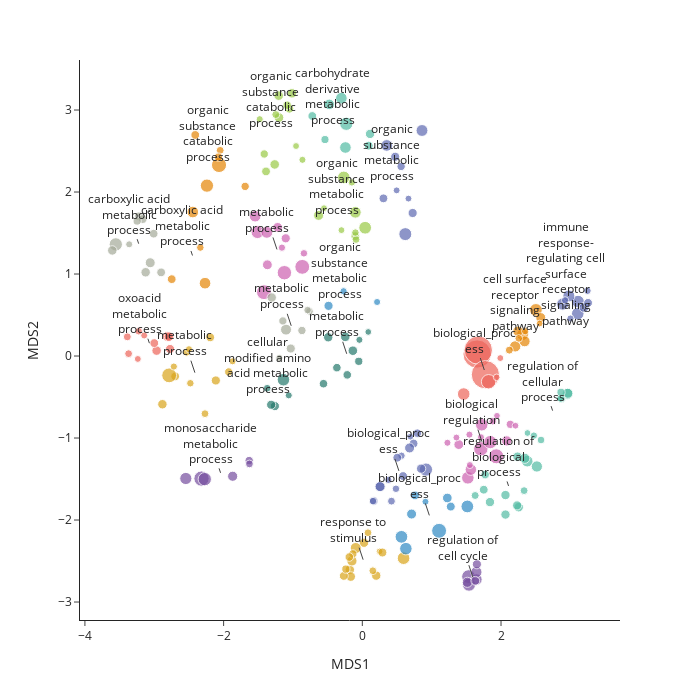

Notebook cell for this chart:
### Code cell
data = create_plotly_data(X_transformed, hue, go_datasets[0], godag)
plot_interactive_enrichment_mds(data, labels, centers, names)

### Figure 1 — Plotly figure (JSON) as saved in the notebook; plotly's stock layout.template omitted (floating-point values rounded to 4 significant figures)
{"data": [{"customdata": [["glucuronate catabolic process", "0", 3.995], ["glucuronate catabolic process to xylulose 5-phosphate", "0", 3.995], ["dicarboxylic acid catabolic process", "0", 2.245], ["N-acetylneuraminate metabolic process", "0", 1.663]], "hovertemplate": "Term=%{customdata[0]}<extra></extra>", "legendgroup": "0", "marker": {"color": "rgb(229, 134, 6)", "size": [3.995, 3.995, 2.245, 1.663], "sizemode": "area", "sizeref": 0.05875, "symbol": "circle"}, "mode": "markers", "name": "0", "orientation": "v", "showlegend": true, "type": "scatter", "x": [-2.268, -2.444, -2.748, -2.336], "xaxis": "x", "y": [0.8883, 1.756, 0.9374, 1.323], "yaxis": "y"}, {"customdata": [["fructose catabolic process", "2", 3.995], ["glycerol metabolic process", "2", 4.947], ["glycerol biosynthetic process", "2", 2.471], ["glycoside metabolic process", "2", 2.276], ["amino sugar biosynthetic process", "2", 2.452], ["hexose biosynthetic process", "2", 4.155], ["N-acetylglucosamine metabolic process", "2", 2.047], ["glucan biosynthetic process", "2", 1.39], ["glycogen biosynthetic process", "2", 1.39]], "hovertemplate": "Term=%{customdata[0]}<extra></extra>", "legendgroup": "2", "marker": {"color": "rgb(93, 105, 177)", "size": [3.995, 4.947, 2.471, 2.276, 2.452, 4.155, 2.047, 1.39, 1.39], "sizemode": "area", "sizeref": 0.05875, "symbol": "circle"}, "mode": "markers", "name": "2", "orientation": "v", "showlegend": true, "type": "scatter", "x": [0.3529, 0.6201, 0.7258, 0.3044, 0.4742, 0.8605, 0.5598, 0.6655, 0.4948], "xaxis": "x", "y": [2.568, 1.487, 1.744, 1.923, 2.43, 2.75, 2.312, 1.92, 2.02], "yaxis": "y"}, {"customdata": [["fructose catabolic process to hydroxyacetone phosphate and glyceraldehyde-3-phosphate", "15", 3.995], ["amino sugar catabolic process", "15", 3.273], ["glycosyl compound catabolic process", "15", 2.276], ["UDP-N-acetylglucosamine biosynthetic process", "15", 2.564], ["glycolipid metabolic process", "15", 5.173], ["glycoside catabolic process", "15", 1.917], ["UDP-N-acetylglucosamine metabolic process", "15", 2.316], ["glycosphingolipid metabolic process", "15", 3.959]], "hovertemplate": "Term=%{customdata[0]}<extra></extra>", "legendgroup": "15", "marker": {"color": "rgb(82, 188, 163)", "size": [3.995, 3.273, 2.276, 2.564, 5.173, 1.917, 2.316, 3.959], "sizemode": "area", "sizeref": 0.05875, "symbol": "circle"}, "mode": "markers", "name": "15", "orientation": "v", "showlegend": true, "type": "scatter", "x": [-0.3021, -0.4773, -0.7212, 0.1113, -0.2309, -0.5383, 0.09208, -0.2437], "xaxis": "x", "y": [3.145, 3.069, 2.927, 2.709, 2.832, 2.64, 2.565, 2.543], "yaxis": "y"}, {"customdata": [["xylulose 5-phosphate biosynthetic process", "19", 3.995], ["glyceraldehyde-3-phosphate metabolic process", "19", 4.76], ["nucleotide-sugar biosynthetic process", "19", 4.703], ["glycerol-3-phosphate metabolic process", "19", 2.276], ["fructose 1,6-bisphosphate metabolic process", "19", 1.784], ["fructose 6-phosphate metabolic process", "19", 1.663], ["pentose-phosphate shunt", "19", 1.39], ["sphingolipid metabolic process", "19", 2.925], ["glycosaminoglycan metabolic process", "19", 1.559], ["glycerophospholipid metabolic process", "19", 1.369]], "hovertemplate": "Term=%{customdata[0]}<extra></extra>", "legendgroup": "19", "marker": {"color": "rgb(153, 201, 69)", "size": [3.995, 4.76, 4.703, 2.276, 1.784, 1.663, 1.39, 2.925, 1.559, 1.369], "sizemode": "area", "sizeref": 0.05875, "symbol": "circle"}, "mode": "markers", "name": "19", "orientation": "v", "showlegend": true, "type": "scatter", "x": [-0.09994, 0.0408, -0.267, -0.1007, -0.09032, -0.09966, -0.301, -0.6302, -0.1506, -0.5524], "xaxis": "x", "y": [1.753, 1.564, 2.178, 1.462, 1.421, 1.505, 1.535, 1.715, 2.117, 1.803], "yaxis": "y"}, {"customdata": [["proteasomal ubiquitin-independent protein catabolic process", "12", 6.474], ["peptide catabolic process", "12", 4.927], ["hydrogen peroxide catabolic process", "12", 2.479], ["phosphate-containing compound metabolic process", "12", 6.11], ["proteolysis", "12", 6.527], ["anaphase-promoting complex-dependent catabolic process", "12", 4.155], ["lipoprotein catabolic process", "12", 1.56], ["organophosphate biosynthetic process", "12", 2.831], ["sulfur compound catabolic process", "12", 2.768], ["SCF-dependent proteasomal ubiquitin-dependent protein catabolic process", "12", 3.949], ["NAD biosynthetic process", "12", 1.663]], "hovertemplate": "Term=%{customdata[0]}<extra></extra>", "legendgroup": "12", "marker": {"color": "rgb(204, 97, 176)", "size": [6.474, 4.927, 2.479, 6.11, 6.527, 4.155, 1.56, 2.831, 2.768, 3.949, 1.663], "sizemode": "area", "sizeref": 0.05875, "symbol": "circle"}, "mode": "markers", "name": "12", "orientation": "v", "showlegend": true, "type": "scatter", "x": [-0.866, -1.511, -1.104, -1.124, -1.418, -1.376, -1.159, -1.369, -1.221, -1.546, -0.842], "xaxis": "x", "y": [1.087, 1.511, 1.435, 1.016, 0.7788, 1.508, 1.322, 1.113, 1.569, 1.705, 1.253], "yaxis": "y"}, {"customdata": [["carnitine biosynthetic process", "24", 2.471], ["amino-acid betaine biosynthetic process", "24", 2.471], ["folic acid-containing compound metabolic process", "24", 4.619], ["carnitine metabolic process", "24", 1.474], ["cellular modified amino acid biosynthetic process", "24", 1.729]], "hovertemplate": "Term=%{customdata[0]}<extra></extra>", "legendgroup": "24", "marker": {"color": "rgb(36, 121, 108)", "size": [2.471, 2.471, 4.619, 1.474, 1.729], "sizemode": "area", "sizeref": 0.05875, "symbol": "circle"}, "mode": "markers", "name": "24", "orientation": "v", "showlegend": true, "type": "scatter", "x": [-1.261, -1.315, -1.137, -1.061, -1.371], "xaxis": "x", "y": [-0.6109, -0.5941, -0.2887, -0.4795, -0.3926], "yaxis": "y"}, {"customdata": [["oxaloacetate metabolic process", "6", 2.471], ["aspartate metabolic process", "6", 2.276], ["dicarboxylic acid metabolic process", "6", 6.488], ["L-phenylalanine metabolic process", "6", 1.784], ["oligosaccharide catabolic process", "6", 1.784], ["folic acid metabolic process", "6", 2.637], ["dicarboxylic acid biosynthetic process", "6", 1.663], ["sulfur amino acid metabolic process", "6", 2.276], ["tricarboxylic acid metabolic process", "6", 1.474], ["glycine metabolic process", "6", 1.474], ["water-soluble vitamin metabolic process", "6", 2.005], ["pyruvate metabolic process", "6", 1.522]], "hovertemplate": "Term=%{customdata[0]}<extra></extra>", "legendgroup": "6", "marker": {"color": "rgb(218, 165, 27)", "size": [2.471, 2.276, 6.488, 1.784, 1.784, 2.637, 1.663, 2.276, 1.474, 1.474, 2.005, 1.522], "sizemode": "area", "sizeref": 0.05875, "symbol": "circle"}, "mode": "markers", "name": "6", "orientation": "v", "showlegend": true, "type": "scatter", "x": [-2.112, -2.699, -2.785, -2.533, -2.269, -2.883, -2.479, -2.193, -1.872, -2.499, -1.926, -2.718], "xaxis": "x", "y": [-0.2983, -0.2481, -0.2358, 0.04546, -0.7029, -0.5882, -0.3319, 0.2276, -0.06425, 0.08316, -0.1937, -0.1286], "yaxis": "y"}, {"customdata": [["pyridine-containing compound metabolic process", "11", 2.471], ["angiotensin maturation", "11", 1.474], ["retinoid metabolic process", "11", 1.564]], "hovertemplate": "Term=%{customdata[0]}<extra></extra>", "legendgroup": "11", "marker": {"color": "rgb(47, 138, 196)", "size": [2.471, 1.474, 1.564], "sizemode": "area", "sizeref": 0.05875, "symbol": "circle"}, "mode": "markers", "name": "11", "orientation": "v", "showlegend": true, "type": "scatter", "x": [-0.487, 0.2131, -0.27], "xaxis": "x", "y": [0.6118, 0.6588, 0.7897], "yaxis": "y"}, {"customdata": [["fructose metabolic process", "20", 3.029], ["hexose metabolic process", "20", 6.865], ["pentose metabolic process", "20", 2.074], ["glucose metabolic process", "20", 5.21], ["gluconeogenesis", "20", 4.378], ["galactose metabolic process", "20", 1.784]], "hovertemplate": "Term=%{customdata[0]}<extra></extra>", "legendgroup": "20", "marker": {"color": "rgb(118, 78, 159)", "size": [3.029, 6.865, 2.074, 5.21, 4.378, 1.784], "sizemode": "area", "sizeref": 0.05875, "symbol": "circle"}, "mode": "markers", "name": "20", "orientation": "v", "showlegend": true, "type": "scatter", "x": [-1.87, -2.319, -1.631, -2.272, -2.545, -1.628], "xaxis": "x", "y": [-1.466, -1.495, -1.275, -1.502, -1.493, -1.316], "yaxis": "y"}, {"customdata": [["neutrophil degranulation", "23", 23.5], ["neutrophil activation involved in immune response", "23", 23.5], ["neutrophil mediated immunity", "23", 23.5], ["antigen processing and presentation of exogenous peptide antigen via MHC class I, TAP-dependent", "23", 6.159], ["NIK/NF-kappaB signaling", "23", 4.651], ["semaphorin-plexin signaling pathway involved in neuron projection guidance", "23", 1.39], ["antigen processing and presentation of endogenous peptide antigen", "23", 1.309]], "hovertemplate": "Term=%{customdata[0]}<extra></extra>", "legendgroup": "23", "marker": {"color": "rgb(237, 100, 90)", "size": [23.5, 23.5, 23.5, 6.159, 4.651, 1.39, 1.309], "sizemode": "area", "sizeref": 0.05875, "symbol": "circle"}, "mode": "markers", "name": "23", "orientation": "v", "showlegend": true, "type": "scatter", "x": [1.655, 1.673, 1.775, 1.821, 1.462, 1.99, 1.937], "xaxis": "x", "y": [0.02438, 0.07204, -0.2279, -0.314, -0.4635, -0.02492, -0.2597], "yaxis": "y"}, {"customdata": [["tyrosine catabolic process", "18", 2.276], ["aromatic amino acid family catabolic process", "18", 2.928], ["aspartate family amino acid catabolic process", "18", 2.637], ["cellular amino acid catabolic process", "18", 5.173], ["alpha-amino acid catabolic process", "18", 2.635], ["canonical glycolysis", "18", 2.276], ["glucose catabolic process to pyruvate", "18", 2.276], ["glycolytic process through glucose-6-phosphate", "18", 2.222], ["carboxylic acid catabolic process", "18", 1.474], ["glycolytic process", "18", 1.971]], "hovertemplate": "Term=%{customdata[0]}<extra></extra>", "legendgroup": "18", "marker": {"color": "rgb(165, 170, 153)", "size": [2.276, 2.928, 2.637, 5.173, 2.635, 2.276, 2.276, 2.222, 1.474, 1.971], "sizemode": "area", "sizeref": 0.05875, "symbol": "circle"}, "mode": "markers", "name": "18", "orientation": "v", "showlegend": true, "type": "scatter", "x": [-2.901, -3.058, -3.124, -3.555, -3.605, -3.221, -3.167, -3.009, -3.362, -3.247], "xaxis": "x", "y": [1.02, 1.138, 1.021, 1.361, 1.287, 1.703, 1.67, 1.492, 1.363, 1.646], "yaxis": "y"}, {"customdata": [["N-acetylneuraminate catabolic process", "22", 2.276], ["organonitrogen compound catabolic process", "22", 6.712], ["carbohydrate catabolic process", "22", 5.173], ["nucleotide catabolic process", "22", 2.047], ["protein catabolic process", "22", 1.802], ["proteasomal protein catabolic process", "22", 1.974]], "hovertemplate": "Term=%{customdata[0]}<extra></extra>", "legendgroup": "22", "marker": {"color": "rgb(229, 134, 6)", "size": [2.276, 6.712, 5.173, 2.047, 1.802, 1.974], "sizemode": "area", "sizeref": 0.05875, "symbol": "circle"}, "mode": "markers", "name": "22", "orientation": "v", "showlegend": true, "type": "scatter", "x": [-2.409, -2.066, -2.24, -1.689, -2.049, -2.074], "xaxis": "x", "y": [2.696, 2.33, 2.078, 2.069, 2.509, 2.426], "yaxis": "y"}, {"customdata": [["inclusion body assembly", "17", 2.276], ["pre-replicative complex assembly", "17", 5.173], ["lytic vacuole organization", "17", 3.237], ["Arp2/3 complex-mediated actin nucleation", "17", 2.143], ["membrane raft organization", "17", 2.143], ["phagosome maturation", "17", 2.945], ["lysosome organization", "17", 2.896], ["actin filament depolymerization", "17", 1.56], ["vesicle transport along actin filament", "17", 1.793], ["transferrin transport", "17", 2.297], ["actin nucleation", "17", 1.663], ["actin filament-based transport", "17", 1.663], ["cellular protein catabolic process", "17", 2.543], ["protein homotetramerization", "17", 1.626], ["protein-DNA complex assembly", "17", 2.276], ["cell-cell junction organization", "17", 1.317]], "hovertemplate": "Term=%{customdata[0]}<extra></extra>", "legendgroup": "17", "marker": {"color": "rgb(93, 105, 177)", "size": [2.276, 5.173, 3.237, 2.143, 2.143, 2.945, 2.896, 1.56, 1.793, 2.297, 1.663, 1.663, 2.543, 1.626, 2.276, 1.317], "sizemode": "area", "sizeref": 0.05875, "symbol": "circle"}, "mode": "markers", "name": "17", "orientation": "v", "showlegend": true, "type": "scatter", "x": [0.7391, 0.9177, 0.2561, 0.1646, 0.7936, 0.6815, 0.2561, 0.3755, 0.4203, 0.5878, 0.154, 0.4851, 0.848, 0.5649, 0.5043, 0.6929], "xaxis": "x", "y": [-1.067, -1.385, -1.592, -1.768, -0.9409, -1.121, -1.592, -1.512, -1.77, -1.464, -1.769, -1.619, -1.373, -1.216, -1.24, -0.9836], "yaxis": "y"}, {"customdata": [["negative regulation of establishment of protein localization to mitochondrion", "13", 2.276], ["positive regulation of establishment of protein localization to telomere", "13", 2.681], ["regulation of establishment of protein localization to telomere", "13", 2.564], ["regulation of protein localization to Cajal body", "13", 2.564], ["positive regulation of protein localization to Cajal body", "13", 2.564], ["positive regulation of protein localization to chromosome, telomeric region", "13", 2.452], ["positive regulation of telomerase RNA localization to Cajal body", "13", 2.143], ["regulation of telomerase RNA localization to Cajal body", "13", 1.866], ["positive regulation of establishment of protein localization", "13", 1.793], ["regulation of mRNA catabolic process", "13", 3.939], ["regulation of mRNA stability", "13", 3.725], ["regulation of macroautophagy", "13", 2.546], ["regulation of autophagy", "13", 3.054]], "hovertemplate": "Term=%{customdata[0]}<extra></extra>", "legendgroup": "13", "marker": {"color": "rgb(82, 188, 163)", "size": [2.276, 2.681, 2.564, 2.564, 2.564, 2.452, 2.143, 1.866, 1.793, 3.939, 3.725, 2.546, 3.054], "sizemode": "area", "sizeref": 0.05875, "symbol": "circle"}, "mode": "markers", "name": "13", "orientation": "v", "showlegend": true, "type": "scatter", "x": [1.751, 2.254, 2.064, 1.841, 2.064, 2.232, 1.771, 1.627, 2.333, 2.378, 2.517, 2.237, 2.343], "xaxis": "x", "y": [-1.63, -1.843, -1.933, -1.781, -1.695, -1.822, -1.446, -1.701, -1.641, -1.282, -1.347, -1.227, -1.247], "yaxis": "y"}, {"customdata": [["glycosylceramide catabolic process", "7", 2.276], ["glycosphingolipid catabolic process", "7", 2.681], ["membrane lipid catabolic process", "7", 2.681], ["ganglioside catabolic process", "7", 2.074], ["carbohydrate derivative catabolic process", "7", 2.637], ["ceramide catabolic process", "7", 2.047], ["phospholipid catabolic process", "7", 2.276], ["nucleoside catabolic process", "7", 1.474], ["keratan sulfate catabolic process", "7", 1.474], ["chondroitin sulfate catabolic process", "7", 1.39], ["glycosaminoglycan catabolic process", "7", 2.681], ["aminoglycan catabolic process", "7", 1.849]], "hovertemplate": "Term=%{customdata[0]}<extra></extra>", "legendgroup": "7", "marker": {"color": "rgb(153, 201, 69)", "size": [2.276, 2.681, 2.681, 2.074, 2.637, 2.047, 2.276, 1.474, 1.474, 1.39, 2.681, 1.849], "sizemode": "area", "sizeref": 0.05875, "symbol": "circle"}, "mode": "markers", "name": "7", "orientation": "v", "showlegend": true, "type": "scatter", "x": [-1.051, -1.206, -1.264, -1.084, -1.015, -1.414, -1.388, -1.479, -0.8633, -0.9555, -1.201, -1.247], "xaxis": "x", "y": [3.016, 3.176, 2.336, 3.059, 3.204, 2.464, 2.251, 2.888, 2.393, 2.561, 2.908, 2.945], "yaxis": "y"}, {"customdata": [["regulation of cellular amino acid metabolic process", "3", 6.626], ["regulation of cellular amine metabolic process", "3", 6.138], ["regulation of cellular ketone metabolic process", "3", 5.173], ["regulation of hematopoietic progenitor cell differentiation", "3", 4.624], ["regulation of establishment of planar polarity", "3", 4.651], ["regulation of stem cell differentiation", "3", 3.863], ["regulation of plasminogen activation", "3", 1.474], ["regulation of angiotensin levels in blood", "3", 1.474], ["positive regulation of nitric oxide metabolic process", "3", 2.025], ["regulation of primary metabolic process", "3", 3.046], ["regulation of proteolysis involved in cellular protein catabolic process", "3", 1.433], ["regulation of cholesterol transport", "3", 1.433], ["positive regulation of nitric oxide biosynthetic process", "3", 1.331], ["protein stabilization", "3", 2.823], ["regulation of axonogenesis", "3", 1.663], ["regulation of mitochondrial membrane potential", "3", 1.41], ["positive regulation of stress fiber assembly", "3", 1.304]], "hovertemplate": "Term=%{customdata[0]}<extra></extra>", "legendgroup": "3", "marker": {"color": "rgb(204, 97, 176)", "size": [6.626, 6.138, 5.173, 4.624, 4.651, 3.863, 1.474, 1.474, 2.025, 3.046, 1.433, 1.433, 1.331, 2.823, 1.663, 1.41, 1.304], "sizemode": "area", "sizeref": 0.05875, "symbol": "circle"}, "mode": "markers", "name": "3", "orientation": "v", "showlegend": true, "type": "scatter", "x": [1.932, 1.709, 1.845, 1.722, 1.522, 1.565, 1.545, 1.227, 2.134, 2.081, 1.711, 1.551, 2.209, 1.391, 1.88, 1.357, 1.942], "xaxis": "x", "y": [-1.223, -1.131, -1.049, -0.8378, -1.485, -1.385, -0.9584, -1.058, -0.8328, -1.035, -0.9897, -1.33, -0.8498, -1.08, -0.7945, -0.9942, -0.7285], "yaxis": "y"}, {"customdata": [["removal of superoxide radicals", "16", 2.681], ["mycotoxin metabolic process", "16", 2.143], ["aflatoxin metabolic process", "16", 2.143], ["organic heteropentacyclic compound metabolic process", "16", 2.143], ["hydrogen peroxide metabolic process", "16", 2.681], ["ethanol oxidation", "16", 1.474], ["neurotransmitter biosynthetic process", "16", 1.309], ["glutathione metabolic process", "16", 1.984], ["DNA-dependent DNA replication", "16", 2.591]], "hovertemplate": "Term=%{customdata[0]}<extra></extra>", "legendgroup": "16", "marker": {"color": "rgb(36, 121, 108)", "size": [2.681, 2.143, 2.143, 2.143, 2.681, 1.474, 1.309, 1.984, 2.591], "sizemode": "area", "sizeref": 0.05875, "symbol": "circle"}, "mode": "markers", "name": "16", "orientation": "v", "showlegend": true, "type": "scatter", "x": [-0.1367, -0.2171, -0.5599, -0.3668, -0.2456, -0.04202, 0.08538, -0.05149, -0.4918], "xaxis": "x", "y": [0.06475, -0.2297, -0.3373, -0.1418, 0.2343, 0.1974, 0.2935, -0.06464, 0.2287], "yaxis": "y"}, {"customdata": [["cellular response to superoxide", "8", 2.564], ["regulation of transcription from RNA polymerase II promoter in response to stress", "8", 4.687], ["cellular response to hypoxia", "8", 3.629], ["response to chemokine", "8", 1.309], ["response to unfolded protein", "8", 2.359], ["cellular response to amino acid starvation", "8", 2.607], ["response to amino acid starvation", "8", 2.57], ["cellular response to insulin stimulus", "8", 3.062], ["cellular response to oxidative stress", "8", 2.681], ["cellular response to interleukin-12", "8", 1.779], ["cellular response to chemical stress", "8", 2.331], ["response to insulin", "8", 1.779], ["cellular response to interleukin-1", "8", 2.047], ["cellular response to tumor necrosis factor", "8", 2.155], ["cellular response to starvation", "8", 1.993]], "hovertemplate": "Term=%{customdata[0]}<extra></extra>", "legendgroup": "8", "marker": {"color": "rgb(218, 165, 27)", "size": [2.564, 4.687, 3.629, 1.309, 2.359, 2.607, 2.57, 3.062, 2.681, 1.779, 2.331, 1.779, 2.047, 2.155, 1.993], "sizemode": "area", "sizeref": 0.05875, "symbol": "circle"}, "mode": "markers", "name": "8", "orientation": "v", "showlegend": true, "type": "scatter", "x": [0.02473, 0.5948, -0.09455, 0.249, 0.2896, -0.1803, 0.2009, -0.1496, -0.1672, 0.08165, -0.2672, 0.1517, -0.1362, -0.1876, -0.2371], "xaxis": "x", "y": [-2.277, -2.465, -2.342, -2.383, -2.396, -2.606, -2.678, -2.499, -2.69, -2.155, -2.681, -2.619, -2.413, -2.451, -2.599], "yaxis": "y"}, {"customdata": [["antigen processing and presentation of exogenous peptide antigen via MHC class I", "1", 6.545], ["regulation of hematopoietic stem cell differentiation", "1", 4.761], ["regulation of transcription from RNA polymerase II promoter in response to hypoxia", "1", 4.624], ["phagosome acidification", "1", 2.754], ["cellular response to lectin", "1", 4.761], ["iron ion transport", "1", 2.945], ["intracellular pH reduction", "1", 2.353], ["lysosome localization", "1", 2.276], ["cellular iron ion homeostasis", "1", 1.433]], "hovertemplate": "Term=%{customdata[0]}<extra></extra>", "legendgroup": "1", "marker": {"color": "rgb(47, 138, 196)", "size": [6.545, 4.761, 4.624, 2.754, 4.761, 2.945, 2.353, 2.276, 1.433], "sizemode": "area", "sizeref": 0.05875, "symbol": "circle"}, "mode": "markers", "name": "1", "orientation": "v", "showlegend": true, "type": "scatter", "x": [1.107, 1.514, 0.6282, 1.226, 0.5641, 0.7104, 1.276, 0.7602, 0.9106], "xaxis": "x", "y": [-2.131, -1.834, -2.349, -1.731, -2.205, -1.927, -1.836, -1.7, -1.777], "yaxis": "y"}, {"customdata": [["negative regulation of cell cycle G2/M phase transition", "10", 5.615], ["negative regulation of G2/M transition of mitotic cell cycle", "10", 5.038], ["negative regulation of mitotic cell cycle phase transition", "10", 3.82], ["regulation of cell cycle phase transition", "10", 3.696], ["regulation of G2/M transition of mitotic cell cycle", "10", 3.046], ["regulation of mitotic cell cycle", "10", 2.452], ["regulation of mitotic cell cycle phase transition", "10", 2.276]], "hovertemplate": "Term=%{customdata[0]}<extra></extra>", "legendgroup": "10", "marker": {"color": "rgb(118, 78, 159)", "size": [5.615, 5.038, 3.82, 3.696, 3.046, 2.452, 2.276], "sizemode": "area", "sizeref": 0.05875, "symbol": "circle"}, "mode": "markers", "name": "10", "orientation": "v", "showlegend": true, "type": "scatter", "x": [1.532, 1.539, 1.646, 1.645, 1.514, 1.652, 1.63], "xaxis": "x", "y": [-2.69, -2.788, -2.724, -2.635, -2.759, -2.54, -2.741], "yaxis": "y"}, {"customdata": [["tyrosine metabolic process", "9", 2.452], ["alpha-amino acid biosynthetic process", "9", 1.784], ["aspartate family amino acid metabolic process", "9", 2.637], ["tRNA aminoacylation", "9", 2.896], ["tRNA aminoacylation for protein translation", "9", 2.629], ["carboxylic acid biosynthetic process", "9", 1.39], ["glutamine family amino acid metabolic process", "9", 2.276], ["oxoacid metabolic process", "9", 1.659], ["alpha-amino acid metabolic process", "9", 1.849], ["monocarboxylic acid metabolic process", "9", 1.431]], "hovertemplate": "Term=%{customdata[0]}<extra></extra>", "legendgroup": "9", "marker": {"color": "rgb(237, 100, 90)", "size": [2.452, 1.784, 2.637, 2.896, 2.629, 1.39, 2.276, 1.659, 1.849, 1.431], "sizemode": "area", "sizeref": 0.05875, "symbol": "circle"}, "mode": "markers", "name": "9", "orientation": "v", "showlegend": true, "type": "scatter", "x": [-2.772, -3.37, -2.966, -2.81, -2.787, -3.237, -3.0, -3.224, -3.389, -3.145], "xaxis": "x", "y": [0.08561, 0.02883, 0.06584, 0.2394, 0.2356, -0.03579, 0.1577, 0.302, 0.234, 0.2506], "yaxis": "y"}, {"customdata": [["nonribosomal peptide biosynthetic process", "4", 2.452], ["glutathione biosynthetic process", "4", 1.56], ["peptide metabolic process", "4", 3.533], ["proteolysis involved in cellular protein catabolic process", "4", 2.607], ["sulfur compound biosynthetic process", "4", 2.047], ["cellular amide metabolic process", "4", 2.0], ["protein deubiquitination", "4", 1.779], ["protein modification by small protein removal", "4", 1.659]], "hovertemplate": "Term=%{customdata[0]}<extra></extra>", "legendgroup": "4", "marker": {"color": "rgb(165, 170, 153)", "size": [2.452, 1.56, 3.533, 2.607, 2.047, 2.0, 1.779, 1.659], "sizemode": "area", "sizeref": 0.05875, "symbol": "circle"}, "mode": "markers", "name": "4", "orientation": "v", "showlegend": true, "type": "scatter", "x": [-1.032, -1.196, -1.1, -1.306, -0.8709, -1.145, -0.7618, -0.7896], "xaxis": "x", "y": [0.09153, -0.02441, 0.322, 0.7134, 0.3114, 0.428, 0.5449, 0.5604], "yaxis": "y"}, {"customdata": [["Wnt signaling pathway, planar cell polarity pathway", "5", 4.761], ["ephrin receptor signaling pathway", "5", 4.249], ["interleukin-1-mediated signaling pathway", "5", 3.729], ["tumor necrosis factor-mediated signaling pathway", "5", 3.533], ["non-canonical Wnt signaling pathway", "5", 3.237], ["interleukin-12-mediated signaling pathway", "5", 1.849], ["vascular endothelial growth factor receptor signaling pathway", "5", 1.718], ["transmembrane receptor protein tyrosine kinase signaling pathway", "5", 2.926], ["insulin receptor signaling pathway", "5", 1.544], ["cytokine-mediated signaling pathway", "5", 1.348]], "hovertemplate": "Term=%{customdata[0]}<extra></extra>", "legendgroup": "5", "marker": {"color": "rgb(229, 134, 6)", "size": [4.761, 4.249, 3.729, 3.533, 3.237, 1.849, 1.718, 2.926, 1.544, 1.348], "sizemode": "area", "sizeref": 0.05875, "symbol": "circle"}, "mode": "markers", "name": "5", "orientation": "v", "showlegend": true, "type": "scatter", "x": [2.504, 2.311, 2.204, 2.341, 2.246, 2.12, 2.256, 2.573, 2.348, 2.557], "xaxis": "x", "y": [0.5622, 0.2624, 0.1175, 0.1792, 0.3016, 0.07193, 0.2151, 0.4684, 0.3028, 0.3963], "yaxis": "y"}, {"customdata": [["stimulatory C-type lectin receptor signaling pathway", "21", 4.761], ["innate immune response activating cell surface receptor signaling pathway", "21", 4.651], ["Fc-epsilon receptor signaling pathway", "21", 4.32], ["Fc receptor signaling pathway", "21", 4.284], ["T cell receptor signaling pathway", "21", 2.831], ["antigen receptor-mediated signaling pathway", "21", 2.297], ["Fc-gamma receptor signaling pathway involved in phagocytosis", "21", 1.599], ["Fc-gamma receptor signaling pathway", "21", 1.566], ["Fc receptor mediated stimulatory signaling pathway", "21", 1.514]], "hovertemplate": "Term=%{customdata[0]}<extra></extra>", "legendgroup": "21", "marker": {"color": "rgb(93, 105, 177)", "size": [4.761, 4.651, 4.32, 4.284, 2.831, 2.297, 1.599, 1.566, 1.514], "sizemode": "area", "sizeref": 0.05875, "symbol": "circle"}, "mode": "markers", "name": "21", "orientation": "v", "showlegend": true, "type": "scatter", "x": [3.11, 3.107, 2.889, 2.978, 3.197, 3.255, 3.247, 2.924, 3.001], "xaxis": "x", "y": [0.6633, 0.5165, 0.633, 0.7324, 0.5935, 0.6483, 0.7952, 0.6792, 0.4572], "yaxis": "y"}, {"customdata": [["positive regulation of canonical Wnt signaling pathway", "14", 3.66], ["positive regulation of telomere maintenance via telomerase", "14", 1.754], ["positive regulation of Wnt signaling pathway", "14", 2.945], ["positive regulation of telomere maintenance via telomere lengthening", "14", 1.61], ["positive regulation of DNA biosynthetic process", "14", 1.346], ["negative regulation of canonical Wnt signaling pathway", "14", 1.849], ["negative regulation of Wnt signaling pathway", "14", 1.798], ["regulation of canonical Wnt signaling pathway", "14", 1.975]], "hovertemplate": "Term=%{customdata[0]}<extra></extra>", "legendgroup": "14", "marker": {"color": "rgb(82, 188, 163)", "size": [3.66, 1.754, 2.945, 1.61, 1.346, 1.849, 1.798, 1.975], "sizemode": "area", "sizeref": 0.05875, "symbol": "circle"}, "mode": "markers", "name": "14", "orientation": "v", "showlegend": true, "type": "scatter", "x": [2.958, 2.577, 2.963, 2.474, 2.381, 2.872, 2.859, 2.865], "xaxis": "x", "y": [-0.4612, -1.024, -0.4542, -0.9706, -0.9386, -0.5201, -0.5155, -0.4425], "yaxis": "y"}], "layout": {"annotations": [{"arrowhead": 0, "showarrow": true, "text": "carboxylic acid<br>metabolic<br>process", "x": -2.449, "y": 1.226}, {"arrowhead": 0, "showarrow": true, "text": "biological_proc<br>ess", "x": 0.9663, "y": -1.943}, {"arrowhead": 0, "showarrow": true, "text": "organic<br>substance<br>metabolic<br>process", "x": 0.562, "y": 2.128}, {"arrowhead": 0, "showarrow": true, "text": "biological<br>regulation", "x": 1.725, "y": -1.045}, {"arrowhead": 0, "showarrow": true, "text": "metabolic<br>process", "x": -1.025, "y": 0.3684}, {"arrowhead": 0, "showarrow": true, "text": "cell surface<br>receptor<br>signaling<br>pathway", "x": 2.346, "y": 0.2877}, {"arrowhead": 0, "showarrow": true, "text": "metabolic<br>process", "x": -2.414, "y": -0.203}, {"arrowhead": 0, "showarrow": true, "text": "organic<br>substance<br>catabolic<br>process", "x": -1.181, "y": 2.767}, {"arrowhead": 0, "showarrow": true, "text": "response to<br>stimulus", "x": 0.01151, "y": -2.484}, {"arrowhead": 0, "showarrow": true, "text": "oxoacid<br>metabolic<br>process", "x": -3.07, "y": 0.1564}, {"arrowhead": 0, "showarrow": true, "text": "regulation of<br>cell cycle", "x": 1.594, "y": -2.697}, {"arrowhead": 0, "showarrow": true, "text": "organic<br>substance<br>metabolic<br>process", "x": -0.1813, "y": 0.6868}, {"arrowhead": 0, "showarrow": true, "text": "metabolic<br>process", "x": -1.231, "y": 1.3}, {"arrowhead": 0, "showarrow": true, "text": "regulation of<br>biological<br>process", "x": 2.109, "y": -1.584}, {"arrowhead": 0, "showarrow": true, "text": "regulation of<br>cellular<br>process", "x": 2.744, "y": -0.6659}, {"arrowhead": 0, "showarrow": true, "text": "carbohydrate<br>derivative<br>metabolic<br>process", "x": -0.2888, "y": 2.804}, {"arrowhead": 0, "showarrow": true, "text": "metabolic<br>process", "x": -0.2251, "y": 0.02725}, {"arrowhead": 0, "showarrow": true, "text": "biological_proc<br>ess", "x": 0.5276, "y": -1.401}, {"arrowhead": 0, "showarrow": true, "text": "carboxylic acid<br>metabolic<br>process", "x": -3.225, "y": 1.37}, {"arrowhead": 0, "showarrow": true, "text": "organic<br>substance<br>metabolic<br>process", "x": -0.2251, "y": 1.705}, {"arrowhead": 0, "showarrow": true, "text": "monosaccharide<br>metabolic<br>process", "x": -2.044, "y": -1.425}, {"arrowhead": 0, "showarrow": true, "text": "immune<br>response-<br>regulating cell<br>surface<br>receptor<br>signaling<br>pathway", "x": 3.079, "y": 0.6354}, {"arrowhead": 0, "showarrow": true, "text": "organic<br>substance<br>catabolic<br>process", "x": -2.088, "y": 2.351}, {"arrowhead": 0, "showarrow": true, "text": "biological_proc<br>ess", "x": 1.759, "y": -0.1705}, {"arrowhead": 0, "showarrow": true, "text": "cellular<br>modified amino<br>acid metabolic<br>process", "x": -1.229, "y": -0.4732}], "height": 700, "legend": {"itemsizing": "constant", "title": {"text": "hue"}, "tracegroupgap": 0}, "margin": {"t": 60}, "showlegend": false, "width": 700, "xaxis": {"anchor": "y", "domain": [0, 1], "title": {"text": "MDS1"}}, "yaxis": {"anchor": "x", "domain": [0, 1], "title": {"text": "MDS2"}}}}
